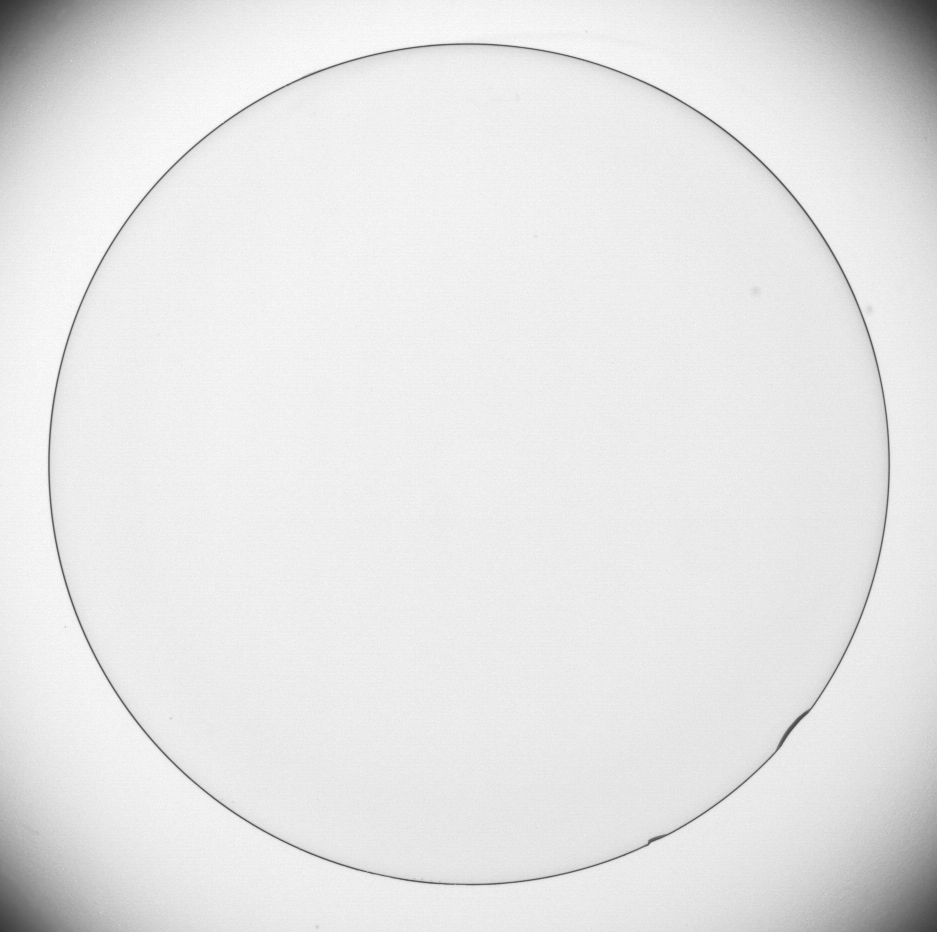
#> input picture Aula6/Figuras_Aula6/Fig0342a.tif, 937 x 932 px
$ jupyter execute Aula6.ipynb
#> lines starting #> are read from the running program, lines starting #| are printed output that depends on the picture
[cell 1]
import cv2
import numpy as np
import matplotlib.pyplot as plt

# Exercise 1a

[cell 2]
img_ex1 = cv2.imread("Figuras_Aula6/Fig0342a.tif", cv2.IMREAD_GRAYSCALE)
#> img_ex1 is the input picture: shape (932, 937); min 50, max 255, mean 229.7
(h, w) = img_ex1.shape
#> h = 932; w = 937

m = 3
d= int((m-1)/2)
kernel_Y = np.array([[-1,-1,-1],[0,0,0],[1,1,1]],dtype="int16")
kernel_X = np.array([[1,0,-1],[1,0,-1],[1,0,-1]],dtype="int16")

img_filter=np.zeros((h,w),dtype = "uint8")
img_filter2=np.zeros((h,w),dtype = "uint8")

for i in range(d,h-d):
    for j in range (d,w-d):
        secao_img = img_ex1[i-d:i+d+1,j-d:j+d+1]

        product =kernel_X*secao_img
        sum = product.sum()
        img_filter[i,j]= abs(sum).astype("uint8")

        product2 =kernel_Y*secao_img
        sum2 = product2.sum()
        img_filter2[i,j]= abs(sum2).astype("uint8")
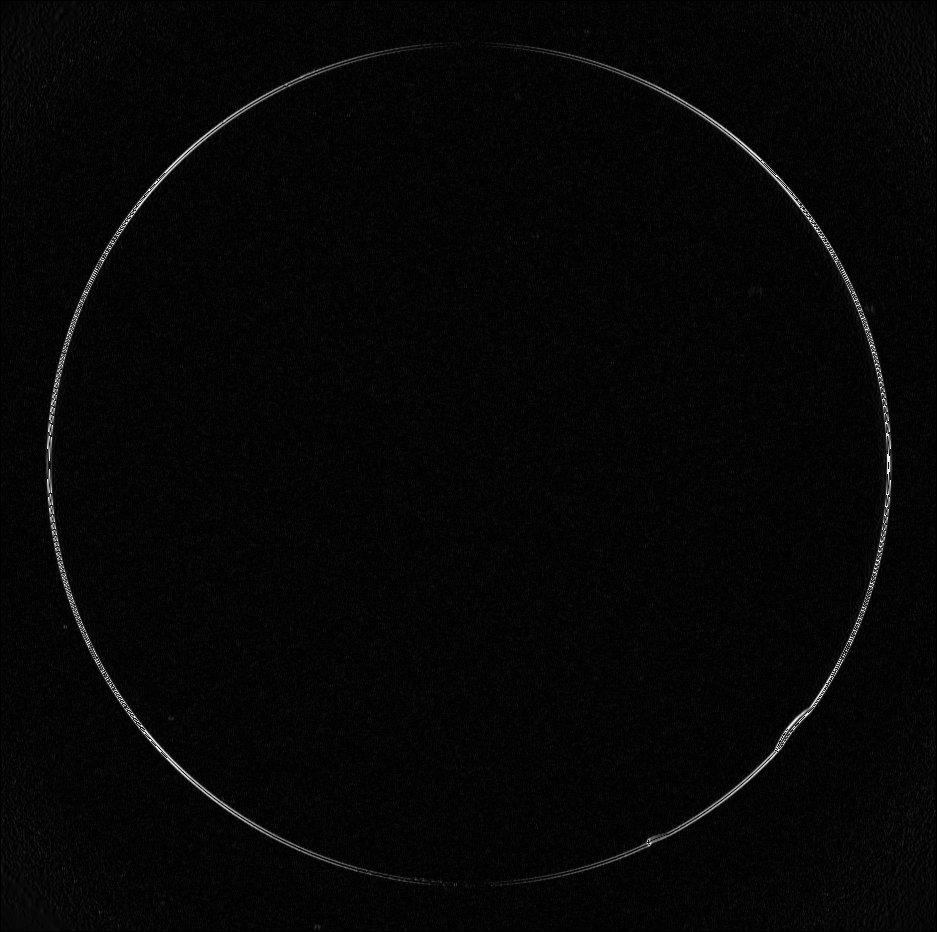
#> img_filter: shape (932, 937); min 0, max 255, mean 5.8

img_junto = img_filter+img_filter2
plt.figure(figsize=(15,10))
plt.subplot(1,2,1)
plt.imshow(img_ex1, cmap='gray')
plt.title('Original Image')
plt.axis('off')

plt.subplot(1,2,2)
plt.imshow(img_junto, cmap='gray')
plt.title('Smooth')
plt.axis('off')


plt.tight_layout()
plt.show()
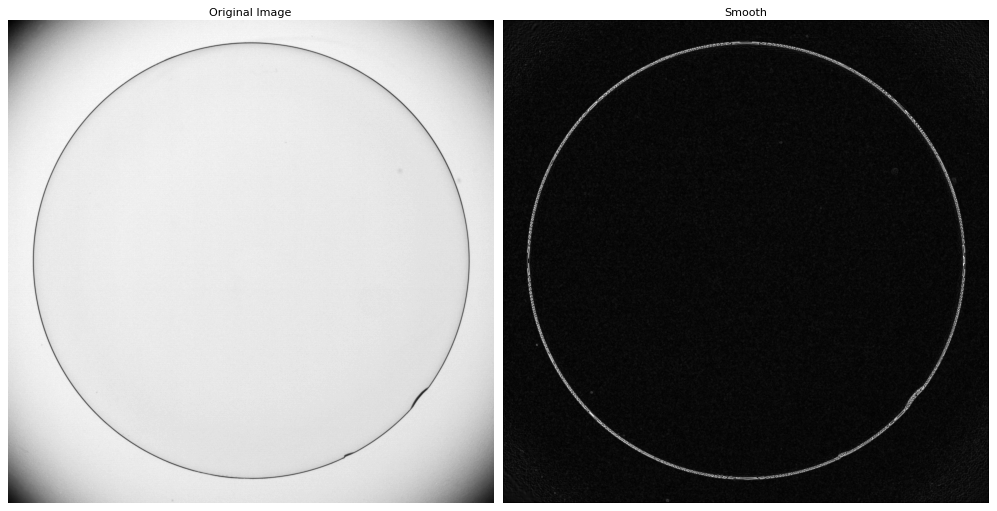
#> figure drawn by matplotlib, 2 panels

# Exercise 1b

[cell 3]
for i in range(d,h-d):
    for j in range (d,w-d):
        secao_img = img_ex1[i-d:i+d+1,j-d:j+d+1]

        product =kernel_X*secao_img
        sum_x = product.sum()

        product =kernel_Y*secao_img
        sum_y = product.sum()


        img_filter[i,j]= abs(sum_x)+abs(sum_y).astype("uint8")

plt.figure(figsize=(15,10))
plt.subplot(1,2,1)
plt.imshow(img_ex1, cmap='gray')
plt.title('Original Image')
plt.axis('off')

plt.subplot(1,2,2)
plt.imshow(img_filter, cmap='gray')
plt.title('Smooth')
plt.axis('off')


plt.tight_layout()
plt.show()

# Exercise 2

[cell 4]
img_ex2 = cv2.imread("Figuras_Aula6/Formas_U8.bmp", cv2.IMREAD_GRAYSCALE)
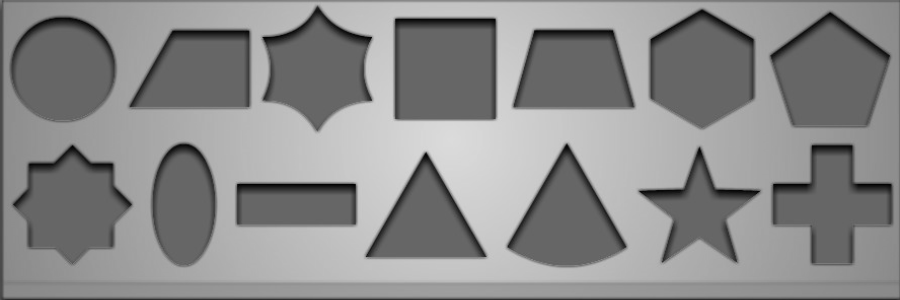
#> input picture Aula6/Figuras_Aula6/Formas_U8.bmp, 900 x 300 px
#> img_ex2 is the input picture: shape (300, 900); min 1, max 219, mean 137.9
(h, w) = img_ex2.shape
#> h = 300; w = 900
img_filter2=np.zeros((h,w),dtype = "uint8")
for i in range(d,h-d):
    for j in range (d,w-d):
        secao_img = img_ex2[i-d:i+d+1,j-d:j+d+1]

        product =kernel_X*secao_img
        sum_x = product.sum()

        product =kernel_Y*secao_img
        sum_y = product.sum()


        img_filter2[i,j]= abs(sum_x)+abs(sum_y).astype("uint8")
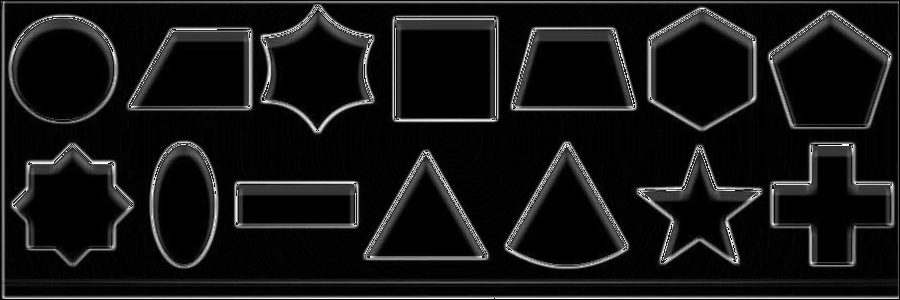
#> img_filter2: shape (300, 900); min 0, max 255, mean 21.3

plt.figure(figsize=(15,10))
plt.subplot(1,2,1)
plt.imshow(img_ex2, cmap='gray')
plt.title('Original Image')
plt.axis('off')

plt.subplot(1,2,2)
plt.imshow(img_filter2, cmap='gray')
plt.title('Smooth')
plt.axis('off')


plt.tight_layout()
plt.show()
